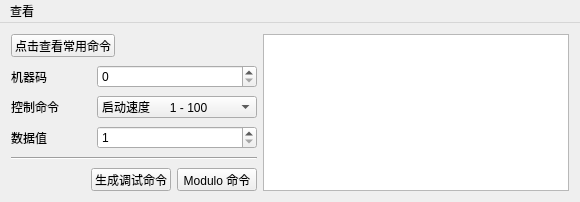
<?xml version="1.0" encoding="UTF-8"?>
<ui version="4.0">
 <class>MotorGUIClass</class>
 <widget class="QMainWindow" name="MotorGUIClass">
  <property name="windowModality">
   <enum>Qt::NonModal</enum>
  </property>
  <property name="geometry">
   <rect>
    <x>0</x>
    <y>0</y>
    <width>580</width>
    <height>202</height>
   </rect>
  </property>
  <property name="sizePolicy">
   <sizepolicy hsizetype="Fixed" vsizetype="Fixed">
    <horstretch>0</horstretch>
    <verstretch>0</verstretch>
   </sizepolicy>
  </property>
  <property name="minimumSize">
   <size>
    <width>580</width>
    <height>202</height>
   </size>
  </property>
  <property name="maximumSize">
   <size>
    <width>580</width>
    <height>202</height>
   </size>
  </property>
  <property name="sizeIncrement">
   <size>
    <width>0</width>
    <height>0</height>
   </size>
  </property>
  <property name="windowTitle">
   <string>步进电机命令生成工具 - MythSanvei</string>
  </property>
  <property name="windowIcon">
   <iconset resource="../Resources/MotorGUI.qrc">
    <normaloff>:/MotorGUI/MythSanvei_256px.png</normaloff>:/MotorGUI/MythSanvei_256px.png</iconset>
  </property>
  <property name="toolButtonStyle">
   <enum>Qt::ToolButtonIconOnly</enum>
  </property>
  <widget class="QWidget" name="centralWidget">
   <layout class="QHBoxLayout" name="horizontalLayout_6">
    <item>
     <layout class="QVBoxLayout" name="verticalLayout">
      <property name="spacing">
       <number>8</number>
      </property>
      <property name="rightMargin">
       <number>0</number>
      </property>
      <item>
       <layout class="QHBoxLayout" name="horizontalLayout">
        <item>
         <widget class="QPushButton" name="btnCmd">
          <property name="font">
           <font>
            <family>微软雅黑</family>
           </font>
          </property>
          <property name="text">
           <string>点击查看常用命令</string>
          </property>
         </widget>
        </item>
        <item>
         <spacer name="horizontalSpacer">
          <property name="orientation">
           <enum>Qt::Horizontal</enum>
          </property>
          <property name="sizeHint" stdset="0">
           <size>
            <width>40</width>
            <height>20</height>
           </size>
          </property>
         </spacer>
        </item>
       </layout>
      </item>
      <item>
       <layout class="QHBoxLayout" name="horizontalLayout_2">
        <item>
         <widget class="QLabel" name="idLabel">
          <property name="sizePolicy">
           <sizepolicy hsizetype="Preferred" vsizetype="Preferred">
            <horstretch>0</horstretch>
            <verstretch>0</verstretch>
           </sizepolicy>
          </property>
          <property name="minimumSize">
           <size>
            <width>80</width>
            <height>0</height>
           </size>
          </property>
          <property name="maximumSize">
           <size>
            <width>80</width>
            <height>16777215</height>
           </size>
          </property>
          <property name="font">
           <font>
            <family>微软雅黑</family>
           </font>
          </property>
          <property name="focusPolicy">
           <enum>Qt::NoFocus</enum>
          </property>
          <property name="text">
           <string>机器码</string>
          </property>
         </widget>
        </item>
        <item>
         <widget class="QSpinBox" name="idSpingBox">
          <property name="sizePolicy">
           <sizepolicy hsizetype="Minimum" vsizetype="Fixed">
            <horstretch>0</horstretch>
            <verstretch>0</verstretch>
           </sizepolicy>
          </property>
          <property name="maximum">
           <number>15</number>
          </property>
         </widget>
        </item>
       </layout>
      </item>
      <item>
       <layout class="QHBoxLayout" name="horizontalLayout_4">
        <item>
         <widget class="QLabel" name="funcCmdLabel">
          <property name="sizePolicy">
           <sizepolicy hsizetype="Preferred" vsizetype="Preferred">
            <horstretch>0</horstretch>
            <verstretch>0</verstretch>
           </sizepolicy>
          </property>
          <property name="minimumSize">
           <size>
            <width>80</width>
            <height>0</height>
           </size>
          </property>
          <property name="maximumSize">
           <size>
            <width>80</width>
            <height>16777215</height>
           </size>
          </property>
          <property name="font">
           <font>
            <family>微软雅黑</family>
           </font>
          </property>
          <property name="text">
           <string>控制命令</string>
          </property>
         </widget>
        </item>
        <item>
         <widget class="QComboBox" name="funcComboBox">
          <property name="minimumSize">
           <size>
            <width>160</width>
            <height>0</height>
           </size>
          </property>
          <property name="editable">
           <bool>false</bool>
          </property>
          <property name="currentIndex">
           <number>0</number>
          </property>
          <property name="sizeAdjustPolicy">
           <enum>QComboBox::AdjustToContents</enum>
          </property>
          <property name="duplicatesEnabled">
           <bool>false</bool>
          </property>
          <item>
           <property name="text">
            <string>启动速度      1 - 100</string>
           </property>
          </item>
          <item>
           <property name="text">
            <string>加速度         1 - 30</string>
           </property>
          </item>
          <item>
           <property name="text">
            <string>运行速度      1 - 2000</string>
           </property>
          </item>
          <item>
           <property name="text">
            <string>脉冲数量      0 - 9999</string>
           </property>
          </item>
          <item>
           <property name="text">
            <string>脉冲数量(万) 0 - 9999</string>
           </property>
          </item>
         </widget>
        </item>
       </layout>
      </item>
      <item>
       <layout class="QHBoxLayout" name="horizontalLayout_3">
        <item>
         <widget class="QLabel" name="dataLabe">
          <property name="sizePolicy">
           <sizepolicy hsizetype="Preferred" vsizetype="Preferred">
            <horstretch>0</horstretch>
            <verstretch>0</verstretch>
           </sizepolicy>
          </property>
          <property name="minimumSize">
           <size>
            <width>80</width>
            <height>0</height>
           </size>
          </property>
          <property name="maximumSize">
           <size>
            <width>80</width>
            <height>16777215</height>
           </size>
          </property>
          <property name="text">
           <string>数据值</string>
          </property>
         </widget>
        </item>
        <item>
         <widget class="QSpinBox" name="dataSpingBox">
          <property name="minimum">
           <number>1</number>
          </property>
          <property name="maximum">
           <number>100</number>
          </property>
         </widget>
        </item>
       </layout>
      </item>
      <item>
       <widget class="Line" name="line_2">
        <property name="orientation">
         <enum>Qt::Horizontal</enum>
        </property>
       </widget>
      </item>
      <item>
       <layout class="QHBoxLayout" name="horizontalLayout_5">
        <item>
         <spacer name="horizontalSpacer_2">
          <property name="orientation">
           <enum>Qt::Horizontal</enum>
          </property>
          <property name="sizeHint" stdset="0">
           <size>
            <width>40</width>
            <height>20</height>
           </size>
          </property>
         </spacer>
        </item>
        <item>
         <widget class="QPushButton" name="genBtn">
          <property name="text">
           <string>生成调试命令</string>
          </property>
         </widget>
        </item>
        <item>
         <widget class="QPushButton" name="kineticBtn">
          <property name="text">
           <string>Modulo 命令</string>
          </property>
         </widget>
        </item>
       </layout>
      </item>
     </layout>
    </item>
    <item>
     <widget class="QPlainTextEdit" name="cmdTextEdit">
      <property name="sizePolicy">
       <sizepolicy hsizetype="Expanding" vsizetype="Expanding">
        <horstretch>1</horstretch>
        <verstretch>0</verstretch>
       </sizepolicy>
      </property>
      <property name="minimumSize">
       <size>
        <width>300</width>
        <height>0</height>
       </size>
      </property>
      <property name="font">
       <font>
        <family>微软雅黑</family>
        <pointsize>10</pointsize>
        <weight>75</weight>
        <italic>false</italic>
        <bold>true</bold>
       </font>
      </property>
      <property name="plainText">
       <string/>
      </property>
     </widget>
    </item>
   </layout>
  </widget>
  <widget class="QMenuBar" name="menuBar">
   <property name="geometry">
    <rect>
     <x>0</x>
     <y>0</y>
     <width>580</width>
     <height>23</height>
    </rect>
   </property>
   <property name="defaultUp">
    <bool>false</bool>
   </property>
   <property name="nativeMenuBar">
    <bool>true</bool>
   </property>
   <widget class="QMenu" name="menu">
    <property name="title">
     <string>查看</string>
    </property>
    <addaction name="actionAbout"/>
   </widget>
   <addaction name="menu"/>
  </widget>
  <action name="actionAbout">
   <property name="icon">
    <iconset resource="../Resources/MotorGUI.qrc">
     <normaloff>:/MotorGUI/about_64px.png</normaloff>:/MotorGUI/about_64px.png</iconset>
   </property>
   <property name="text">
    <string>关于</string>
   </property>
  </action>
 </widget>
 <layoutdefault spacing="6" margin="11"/>
 <resources>
  <include location="../Resources/MotorGUI.qrc"/>
 </resources>
 <connections/>
</ui>
